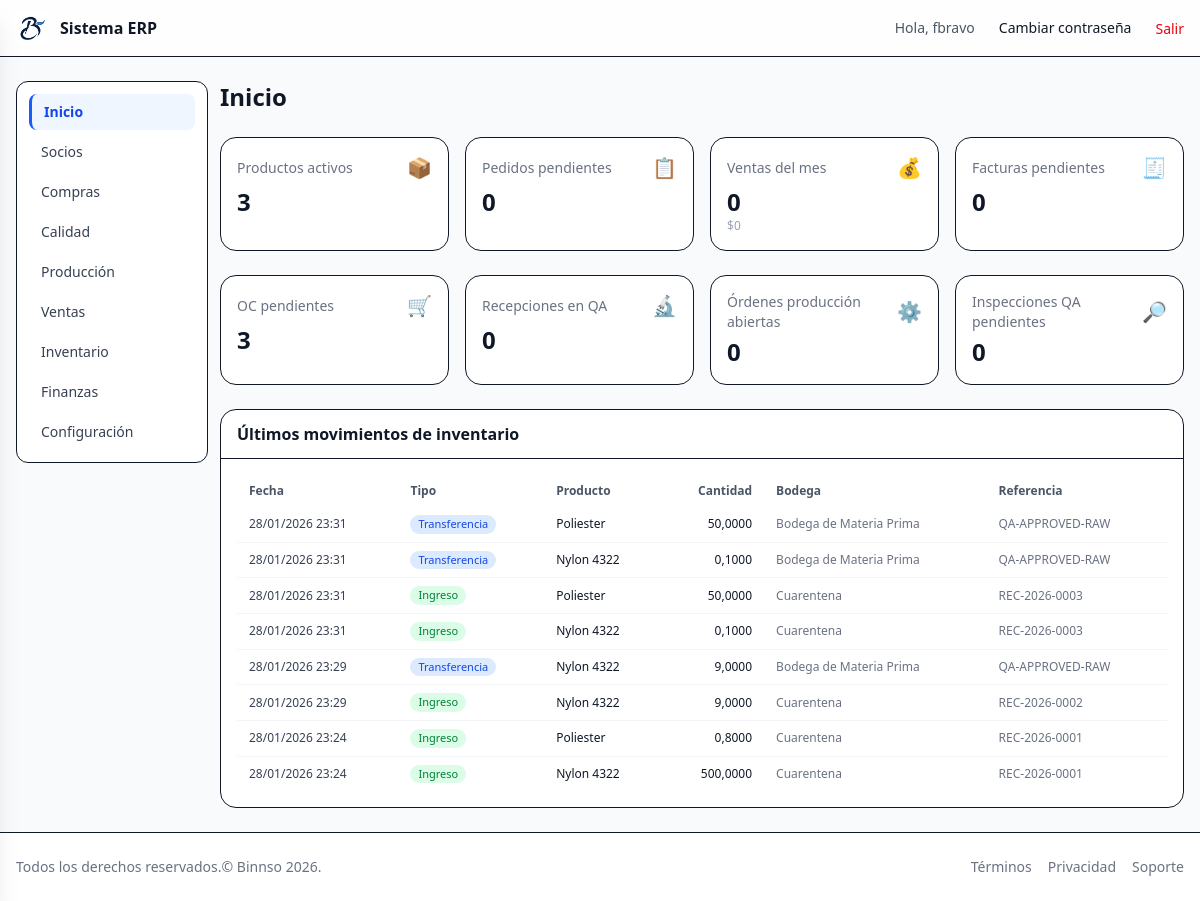
The app's page / (signed in), older data.
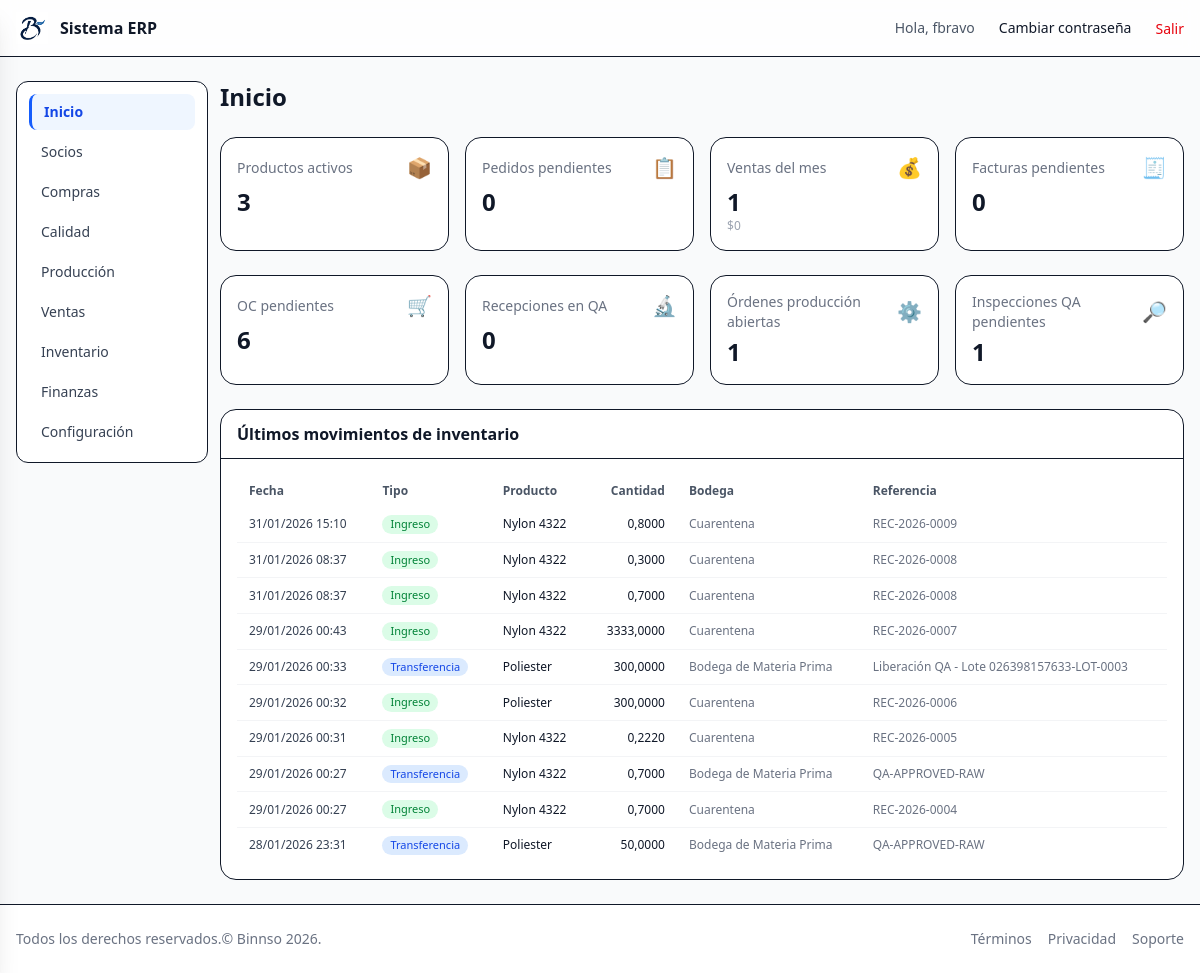
The same page, newer data.
### inventory/models.py (models this page shows, shortened)
class InventoryMove(AuditModel):
    product = models.ForeignKey(Product, on_delete=models.PROTECT, related_name="moves")
    lot = models.ForeignKey(Lot, on_delete=models.PROTECT, related_name="moves", null=True, blank=True)
    movement_type = models.CharField(max_length=3, choices=MovementTypes.choices)
    date = models.DateTimeField(auto_now_add=True)
    quantity = models.DecimalField(max_digits=12, decimal_places=4)
    unit_displayed = models.ForeignKey(Unit,on_delete=models.PROTECT, null=True)  # Unidad que vio el usuario
    quantity_displayed = models.DecimalField(max_digits=10, decimal_places=4,null=True)  # Cantidad que ingresó el usuario
    unit_cost = models.DecimalField(max_digits=10, decimal_places=4, null=True, blank=True)
    reference = models.CharField(max_length=100, blank=True, null=True)  # ej: factura, OC
    warehouse = models.ForeignKey(
        Warehouse,
        on_delete=models.PROTECT,
        related_name="moves",
        verbose_name="Bodega",
        null=True,
        blank=True,
    )
    location = models.ForeignKey(
        Location,
        on_delete=models.PROTECT,
        related_name="moves",
        verbose_name="Ubicación",
        null=True,
        blank=True,
    )
    area = models.CharField(max_length=100, blank=True, null=True)  # ej: Bodega, Producción
    notes = models.TextField(blank=True, null=True)
    reason = models.CharField(max_length=30, choices=MovementReason.choices, blank=True, null=True)
    from_location = models.ForeignKey(Location, on_delete=models.PROTECT, related_name="moves_from", null=True, blank=True)
    to_location = models.ForeignKey(Location, on_delete=models.PROTECT, related_name="moves_to", null=True, blank=True)
    from_warehouse = models.ForeignKey(Warehouse, on_delete=models.PROTECT, related_name="moves_from_wh", null=True, blank=True)
    to_warehouse = models.ForeignKey(Warehouse, on_delete=models.PROTECT, related_name="moves_to_wh", null=True, blank=True)
    class Meta:
        verbose_name = "Movimiento de inventario"
        verbose_name_plural = "Movimientos de inventario"
        ordering = ["-date"]

class Product(AuditModel):
    product_type = models.CharField(
    max_length=10,
    choices=ProductType.choices,
    default=ProductType.RAW,   # Por defecto materia prima
    )
    code = models.CharField(max_length=50, unique=True ) # codigo uncio de producto
    code_2 = models.CharField(max_length=50, blank=True, null=True)
    name = models.CharField(max_length=200)
    base_unit = models.ForeignKey(   #  unidad técnica base
        Unit,
        on_delete=models.PROTECT,
        related_name="products",
        verbose_name="Unidad base",
    )
    unit_price = models.DecimalField(max_digits=10, decimal_places=4, default=0)
    unit_cost = models.DecimalField(max_digits=10, decimal_places=4,  null=True, blank=True)
    tax_scheme = models.ForeignKey(
        TaxScheme,
        on_delete=models.SET_NULL,
        null=True,
        blank=True,
        related_name="products",
        verbose_name="Esquema tributario",
    )
    provider = models.CharField(max_length=200, blank=True, null=True)
    category = models.CharField(max_length=100, blank=True, null=True)
    brand = models.CharField(max_length=100, blank=True, null=True)
    attribute1 = models.CharField(max_length=100, blank=True, null=True)
    attribute2 = models.CharField(max_length=100, blank=True, null=True)
    is_active = models.BooleanField(default=True)
    lot_prefix = models.CharField(
        max_length=20,
        blank=True,
        null=True,
        help_text="Prefijo para el lote de producción (ej: CAP, CAM, 00101, 00102)."
    )
    use_date_in_lot = models.BooleanField(
        default=True,
        help_text="Si está activo, el lote incluye mes y año de fabricación."
    )
    class Meta:
        ordering = ["name"]
        verbose_name = "Producto"
        verbose_name_plural = "Productos"
        permissions = [
            ("export_product", "Puede exportar productos"),
        ]

### core/models.py (models this page shows, shortened)
class AuditModel(models.Model):
    created_at = models.DateTimeField(auto_now_add=True)
    updated_at = models.DateTimeField(auto_now=True)
    created_by = models.ForeignKey(settings.AUTH_USER_MODEL, null=True, blank=True,
    related_name="%(class)s_created", on_delete=models.SET_NULL)
    updated_by = models.ForeignKey(settings.AUTH_USER_MODEL, null=True, blank=True,
    related_name="%(class)s_updated", on_delete=models.SET_NULL)
    class Meta:
        abstract = True

class Warehouse(AuditModel):
    code = models.CharField(max_length=20,unique=True,
    help_text="Código interno de bodega (ej: BOD-CUA, BOD-MP, BOD-PT)"
    )
    name = models.CharField(max_length=100,
    help_text="Nombre descriptivo (ej: Bodega de cuarentena)"
    )
    type = models.CharField(max_length=20,choices=WarehouseType.choices,default=WarehouseType.OTHER,
    help_text="Tipo de bodega según clasificación regulatoria/operativa"
    )
    is_active = models.BooleanField(default=True)
    is_default_quarantine = models.BooleanField(default=False,
    help_text="Usar como bodega de cuarentena por defecto en recepción"
    )
    is_default_for_raw = models.BooleanField(default=False,
    help_text="Bodega por defecto para materia prima liberada"
    )
    is_default_fg_released = models.BooleanField(
        default=False,
        help_text="Bodega por defecto para producto terminado liberado."
    )
    class Meta:
        verbose_name = "Bodega"
        verbose_name_plural = "Bodegas"

### core/views.py (the view)
# urls.py: path('', views.dashboard, name='dashboard'),
@login_required
def dashboard(request):
    from django.utils import timezone
    from django.db.models import Sum, Count, Q
    from inventory.models import Product, Stock, InventoryMove
    from sales.models import SaleOrder, SaleInvoice
    from procurement.models import PurchaseOrder, RawMaterialReception
    from production.models import ProductionOrder
    from quality.models import QualityInspection
    now = timezone.now()
    month_start = now.replace(day=1, hour=0, minute=0, second=0, microsecond=0)
    products_active = Product.objects.filter(is_active=True).count()
    pedidos_pendientes = 0  # TODO: implementar cuando exista módulo de pedidos
    sales_month = SaleOrder.objects.filter(created_at__gte=month_start).count()
    sales_month_total = (
        SaleOrder.objects.filter(created_at__gte=month_start)
        .exclude(status='CANCELED')
        .aggregate(t=Sum('invoices__total_amount'))['t'] or 0
    )
    pending_invoices = SaleInvoice.objects.exclude(
        status__in=['DISPATCHED', 'CANCELED']
    ).count()
    oc_pending = PurchaseOrder.objects.exclude(
        status__in=['RECEIVED', 'CANCELLED']
    ).count()
    receptions_qa = RawMaterialReception.objects.filter(status='UNDER_QA').count()
    op_open = ProductionOrder.objects.filter(
        status__in=['DRAFT', 'RELEASED', 'IN_PROGRESS']
    ).count()
    qa_pending = QualityInspection.objects.filter(result='PENDING').count()
    last_moves = (
        InventoryMove.objects
        .select_related('product', 'warehouse')
        .order_by('-date')[:10]
    )
    ctx = {
        'products_active': products_active,
        'pedidos_pendientes': pedidos_pendientes,
        'sales_month': sales_month,
        'sales_month_total': sales_month_total,
        'pending_invoices': pending_invoices,
        'oc_pending': oc_pending,
        'receptions_qa': receptions_qa,
        'op_open': op_open,
        'qa_pending': qa_pending,
        'last_moves': last_moves,
    }
    return render(request, 'pages/dashboard.html', ctx)

### core/context_processors.py (called while the page is built, shortened)
def module_access(request):
    user = getattr(request, "user", None)
    if user is None or not user.is_authenticated:
        return {"modules": {k: False for k in MODULE_APP_MAP}}
    if user.is_superuser or user.groups.filter(name="admin").exists():
        return {"modules": {k: True for k in MODULE_APP_MAP}}

### templates/pages/dashboard.html (shortened to what the changed rows need)
{% extends 'layouts/app.html' %}
{% block app_content %}
  <h1 class="mb-6 text-2xl font-bold">Inicio</h1>
  <div class="mb-6 grid grid-cols-1 gap-4 sm:grid-cols-2 lg:grid-cols-4">
    <div class="rounded-2xl border bg-white p-4">
      <div class="flex items-center justify-between">
        <p class="text-sm text-gray-500">Ventas del mes</p>
        <span class="text-xl">💰</span>
      </div>
      <p class="mt-1 text-2xl font-semibold">{{ sales_month }}</p>
      <p class="text-xs text-gray-400">${{ sales_month_total }}</p>
    </div>
  </div>
  <div class="mb-6 grid grid-cols-1 gap-4 sm:grid-cols-2 lg:grid-cols-4">
    <div class="rounded-2xl border bg-white p-4">
      <div class="flex items-center justify-between">
        <p class="text-sm text-gray-500">OC pendientes</p>
        <span class="text-xl">🛒</span>
      </div>
      <p class="mt-1 text-2xl font-semibold">{{ oc_pending }}</p>
    </div>
    <div class="rounded-2xl border bg-white p-4">
      <div class="flex items-center justify-between">
        <p class="text-sm text-gray-500">Órdenes producción abiertas</p>
        <span class="text-xl">⚙️</span>
      </div>
      <p class="mt-1 text-2xl font-semibold">{{ op_open }}</p>
    </div>
    <div class="rounded-2xl border bg-white p-4">
      <div class="flex items-center justify-between">
        <p class="text-sm text-gray-500">Inspecciones QA pendientes</p>
        <span class="text-xl">🔎</span>
      </div>
      <p class="mt-1 text-2xl font-semibold">{{ qa_pending }}</p>
    </div>
  </div>
  <div class="rounded-2xl border bg-white">
    <div class="border-b px-4 py-3">
      <h2 class="font-semibold">Últimos movimientos de inventario</h2>
    </div>
    <div class="overflow-x-auto p-4">
      <table class="min-w-full text-sm">
        <thead>
          <tr class="text-left text-xs font-semibold text-gray-600">
            <th class="px-3 py-2">Fecha</th>
            <th class="px-3 py-2">Tipo</th>
            <th class="px-3 py-2">Producto</th>
            <th class="px-3 py-2 text-right">Cantidad</th>
            <th class="px-3 py-2">Bodega</th>
            <th class="px-3 py-2">Referencia</th>
          </tr>
        </thead>
        <tbody class="divide-y divide-gray-100">
          {% for m in last_moves %}
            <tr class="hover:bg-gray-50">
              <td class="px-3 py-2 text-xs text-gray-700">{{ m.date|date:'d/m/Y H:i' }}</td>
              <td class="px-3 py-2 text-xs">
                <span class="inline-flex rounded-full px-2 py-0.5 text-[11px] font-medium
                  {% if m.movement_type == 'IN' %}bg-green-100 text-green-700
                  {% elif m.movement_type == 'OUT' %}bg-red-100 text-red-700
                  {% elif m.movement_type == 'ADJ' %}bg-yellow-100 text-yellow-700
                  {% else %}bg-blue-100 text-blue-700{% endif %}">
                  {{ m.get_movement_type_display }}
                </span>
              </td>
              <td class="px-3 py-2 text-xs">{{ m.product.name }}</td>
              <td class="px-3 py-2 text-xs text-right">{{ m.quantity }}</td>
              <td class="px-3 py-2 text-xs text-gray-500">{{ m.warehouse.name|default:"—" }}</td>
              <td class="px-3 py-2 text-xs text-gray-500">{{ m.reference|default:"—" }}</td>
            </tr>
          {% empty %}
            <tr>
              <td colspan="6" class="px-3 py-6 text-center text-gray-400">Sin movimientos registrados</td>
            </tr>
          {% endfor %}
        </tbody>
      </table>
    </div>
  </div>
{% endblock %}

Row changes from the older to the newer data that the page shows:
no longer on this page (row unchanged): InventoryMove: date "28/01/2026 23:31", movement_type "Transferencia", product.name "Nylon 4322", quantity "0,1000", warehouse.name "Bodega de Materia Prima", reference "QA-APPROVED-RAW"
no longer on this page (row unchanged): InventoryMove: date "28/01/2026 23:31", movement_type "Ingreso", product.name "Poliester", quantity "50,0000", warehouse.name "Cuarentena", reference "REC-2026-0003"
no longer on this page (row unchanged): InventoryMove: date "28/01/2026 23:31", movement_type "Ingreso", product.name "Nylon 4322", quantity "0,1000", warehouse.name "Cuarentena", reference "REC-2026-0003"
no longer on this page (row unchanged): InventoryMove: date "28/01/2026 23:29", movement_type "Transferencia", product.name "Nylon 4322", quantity "9,0000", warehouse.name "Bodega de Materia Prima", reference "QA-APPROVED-RAW"
no longer on this page (row unchanged): InventoryMove: date "28/01/2026 23:29", movement_type "Ingreso", product.name "Nylon 4322", quantity "9,0000", warehouse.name "Cuarentena", reference "REC-2026-0002"
no longer on this page (row unchanged): InventoryMove: date "28/01/2026 23:24", movement_type "Ingreso", product.name "Poliester", quantity "0,8000", warehouse.name "Cuarentena", reference "REC-2026-0001"
no longer on this page (row unchanged): InventoryMove: date "28/01/2026 23:24", movement_type "Ingreso", product.name "Nylon 4322", quantity "500,0000", warehouse.name "Cuarentena", reference "REC-2026-0001"
added InventoryMove: date "31/01/2026 15:10", movement_type "Ingreso", product.name "Nylon 4322", quantity "0,8000", warehouse.name "Cuarentena", reference "REC-2026-0009"
added InventoryMove: date "31/01/2026 08:37", movement_type "Ingreso", product.name "Nylon 4322", quantity "0,3000", warehouse.name "Cuarentena", reference "REC-2026-0008"
added InventoryMove: date "31/01/2026 08:37", movement_type "Ingreso", product.name "Nylon 4322", quantity "0,7000", warehouse.name "Cuarentena", reference "REC-2026-0008"
added InventoryMove: date "29/01/2026 00:43", movement_type "Ingreso", product.name "Nylon 4322", quantity "3333,0000", warehouse.name "Cuarentena", reference "REC-2026-0007"
added InventoryMove: date "29/01/2026 00:33", movement_type "Transferencia", product.name "Poliester", quantity "300,0000", warehouse.name "Bodega de Materia Prima", reference "Liberación QA - Lote 026398157633-LOT-0003"
added InventoryMove: date "29/01/2026 00:32", movement_type "Ingreso", product.name "Poliester", quantity "300,0000", warehouse.name "Cuarentena", reference "REC-2026-0006"
added InventoryMove: date "29/01/2026 00:31", movement_type "Ingreso", product.name "Nylon 4322", quantity "0,2220", warehouse.name "Cuarentena", reference "REC-2026-0005"
added InventoryMove: date "29/01/2026 00:27", movement_type "Transferencia", product.name "Nylon 4322", quantity "0,7000", warehouse.name "Bodega de Materia Prima", reference "QA-APPROVED-RAW"
added InventoryMove: date "29/01/2026 00:27", movement_type "Ingreso", product.name "Nylon 4322", quantity "0,7000", warehouse.name "Cuarentena", reference "REC-2026-0004"
Text that changed along with them:
{{ sales_month }}: "0" → "1"
{{ oc_pending }}: "3" → "6"
{{ op_open }}: "0" → "1"
{{ qa_pending }}: "0" → "1"
